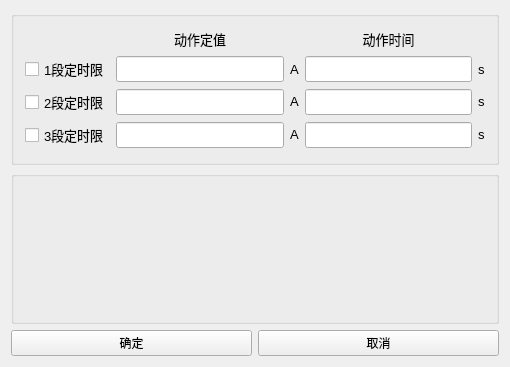
<?xml version="1.0" encoding="UTF-8"?>
<ui version="4.0">
 <class>QCharInverseSet</class>
 <widget name="QCharInverseSet" class="QWidget">
  <property name="geometry">
   <rect>
    <x>0</x>
    <y>0</y>
    <width>510</width>
    <height>367</height>
   </rect>
  </property>
  <property name="windowTitle">
   <string>QCharInverseSet</string>
  </property>
  <layout class="QVBoxLayout" name="verticalLayout">
   <item>
    <widget class="QGroupBox" name="groupBox_3">
     <property name="title">
      <string/>
     </property>
     <layout class="QGridLayout" name="_2">
      <item row="0" column="1">
       <widget class="QLabel" name="label_26">
        <property name="sizePolicy">
         <sizepolicy hsizetype="Minimum" vsizetype="Maximum">
          <horstretch>0</horstretch>
          <verstretch>0</verstretch>
         </sizepolicy>
        </property>
        <property name="font">
         <font>
          <family>Microsoft YaHei UI</family>
          <pointsize>10</pointsize>
         </font>
        </property>
        <property name="text">
         <string>动作定值</string>
        </property>
        <property name="alignment">
         <set>Qt::AlignCenter</set>
        </property>
       </widget>
      </item>
      <item row="2" column="1">
       <widget class="QLineEdit" name="lineEdit_VSet1">
        <property name="maximumSize">
         <size>
          <width>16777215</width>
          <height>16777215</height>
         </size>
        </property>
        <property name="font">
         <font>
          <family>微软雅黑</family>
          <pointsize>10</pointsize>
         </font>
        </property>
       </widget>
      </item>
      <item row="3" column="2">
       <widget class="QLabel" name="label_34">
        <property name="sizePolicy">
         <sizepolicy hsizetype="Maximum" vsizetype="Maximum">
          <horstretch>0</horstretch>
          <verstretch>0</verstretch>
         </sizepolicy>
        </property>
        <property name="font">
         <font>
          <family>Microsoft YaHei UI</family>
          <pointsize>10</pointsize>
         </font>
        </property>
        <property name="text">
         <string>A</string>
        </property>
       </widget>
      </item>
      <item row="3" column="4">
       <widget class="QLabel" name="label_35">
        <property name="sizePolicy">
         <sizepolicy hsizetype="Maximum" vsizetype="Maximum">
          <horstretch>0</horstretch>
          <verstretch>0</verstretch>
         </sizepolicy>
        </property>
        <property name="font">
         <font>
          <family>Microsoft YaHei UI</family>
          <pointsize>10</pointsize>
         </font>
        </property>
        <property name="text">
         <string>s</string>
        </property>
       </widget>
      </item>
      <item row="3" column="3">
       <widget class="QLineEdit" name="lineEdit_TSet2">
        <property name="maximumSize">
         <size>
          <width>16777215</width>
          <height>16777215</height>
         </size>
        </property>
        <property name="font">
         <font>
          <family>微软雅黑</family>
          <pointsize>10</pointsize>
         </font>
        </property>
       </widget>
      </item>
      <item row="2" column="2">
       <widget class="QLabel" name="label_30">
        <property name="font">
         <font>
          <family>Microsoft YaHei UI</family>
          <pointsize>10</pointsize>
         </font>
        </property>
        <property name="text">
         <string>A</string>
        </property>
       </widget>
      </item>
      <item row="4" column="0">
       <widget class="QCheckBox" name="checkBox_Set3">
        <property name="font">
         <font>
          <family>Microsoft YaHei UI</family>
          <pointsize>10</pointsize>
         </font>
        </property>
        <property name="text">
         <string>3段定时限</string>
        </property>
       </widget>
      </item>
      <item row="4" column="3">
       <widget class="QLineEdit" name="lineEdit_TSet3">
        <property name="maximumSize">
         <size>
          <width>16777215</width>
          <height>16777215</height>
         </size>
        </property>
        <property name="font">
         <font>
          <family>微软雅黑</family>
          <pointsize>10</pointsize>
         </font>
        </property>
       </widget>
      </item>
      <item row="3" column="0">
       <widget class="QCheckBox" name="checkBox_Set2">
        <property name="font">
         <font>
          <family>Microsoft YaHei UI</family>
          <pointsize>10</pointsize>
         </font>
        </property>
        <property name="text">
         <string>2段定时限</string>
        </property>
       </widget>
      </item>
      <item row="0" column="3">
       <widget class="QLabel" name="label_27">
        <property name="font">
         <font>
          <family>Microsoft YaHei UI</family>
          <pointsize>10</pointsize>
         </font>
        </property>
        <property name="text">
         <string>动作时间</string>
        </property>
        <property name="alignment">
         <set>Qt::AlignCenter</set>
        </property>
       </widget>
      </item>
      <item row="2" column="4">
       <widget class="QLabel" name="label_31">
        <property name="font">
         <font>
          <family>Microsoft YaHei UI</family>
          <pointsize>10</pointsize>
         </font>
        </property>
        <property name="text">
         <string>s</string>
        </property>
       </widget>
      </item>
      <item row="4" column="1">
       <widget class="QLineEdit" name="lineEdit_VSet3">
        <property name="maximumSize">
         <size>
          <width>16777215</width>
          <height>16777215</height>
         </size>
        </property>
        <property name="font">
         <font>
          <family>微软雅黑</family>
          <pointsize>10</pointsize>
         </font>
        </property>
       </widget>
      </item>
      <item row="3" column="1">
       <widget class="QLineEdit" name="lineEdit_VSet2">
        <property name="maximumSize">
         <size>
          <width>16777215</width>
          <height>16777215</height>
         </size>
        </property>
        <property name="font">
         <font>
          <family>微软雅黑</family>
          <pointsize>10</pointsize>
         </font>
        </property>
       </widget>
      </item>
      <item row="4" column="2">
       <widget class="QLabel" name="label_38">
        <property name="sizePolicy">
         <sizepolicy hsizetype="Maximum" vsizetype="Maximum">
          <horstretch>0</horstretch>
          <verstretch>0</verstretch>
         </sizepolicy>
        </property>
        <property name="font">
         <font>
          <family>Microsoft YaHei UI</family>
          <pointsize>10</pointsize>
         </font>
        </property>
        <property name="text">
         <string>A</string>
        </property>
       </widget>
      </item>
      <item row="4" column="4">
       <widget class="QLabel" name="label_39">
        <property name="sizePolicy">
         <sizepolicy hsizetype="Maximum" vsizetype="Maximum">
          <horstretch>0</horstretch>
          <verstretch>0</verstretch>
         </sizepolicy>
        </property>
        <property name="font">
         <font>
          <family>Microsoft YaHei UI</family>
          <pointsize>10</pointsize>
         </font>
        </property>
        <property name="text">
         <string>s</string>
        </property>
       </widget>
      </item>
      <item row="2" column="3">
       <widget class="QLineEdit" name="lineEdit_TSet1">
        <property name="maximumSize">
         <size>
          <width>16777215</width>
          <height>16777215</height>
         </size>
        </property>
        <property name="font">
         <font>
          <family>微软雅黑</family>
          <pointsize>10</pointsize>
         </font>
        </property>
       </widget>
      </item>
      <item row="2" column="0">
       <widget class="QCheckBox" name="checkBox_Set1">
        <property name="font">
         <font>
          <family>Microsoft YaHei UI</family>
          <pointsize>10</pointsize>
         </font>
        </property>
        <property name="text">
         <string>1段定时限</string>
        </property>
       </widget>
      </item>
     </layout>
     <zorder>label_27</zorder>
     <zorder>label_30</zorder>
     <zorder>checkBox_Set1</zorder>
     <zorder>label_31</zorder>
     <zorder>lineEdit_VSet1</zorder>
     <zorder>lineEdit_TSet1</zorder>
     <zorder>lineEdit_TSet2</zorder>
     <zorder>label_34</zorder>
     <zorder>checkBox_Set2</zorder>
     <zorder>lineEdit_VSet2</zorder>
     <zorder>lineEdit_VSet3</zorder>
     <zorder>checkBox_Set3</zorder>
     <zorder>label_38</zorder>
     <zorder>lineEdit_TSet3</zorder>
     <zorder>label_35</zorder>
     <zorder>label_39</zorder>
     <zorder>label_26</zorder>
    </widget>
   </item>
   <item>
    <layout class="QGridLayout" name="GroupGrid">
     <item row="0" column="0">
      <widget class="QGroupBox" name="groupBox">
       <property name="title">
        <string/>
       </property>
       <zorder>groupBox_3</zorder>
       <zorder></zorder>
      </widget>
     </item>
    </layout>
   </item>
   <item>
    <layout class="QHBoxLayout" name="horizontalLayout">
     <item>
      <widget class="QPushButton" name="pushButton_OK">
       <property name="text">
        <string>确定</string>
       </property>
      </widget>
     </item>
     <item>
      <widget class="QPushButton" name="pushButton_CANCEL">
       <property name="text">
        <string>取消</string>
       </property>
      </widget>
     </item>
    </layout>
   </item>
  </layout>
 </widget>
 <layoutdefault spacing="6" margin="11"/>
 <resources/>
 <connections/>
</ui>
